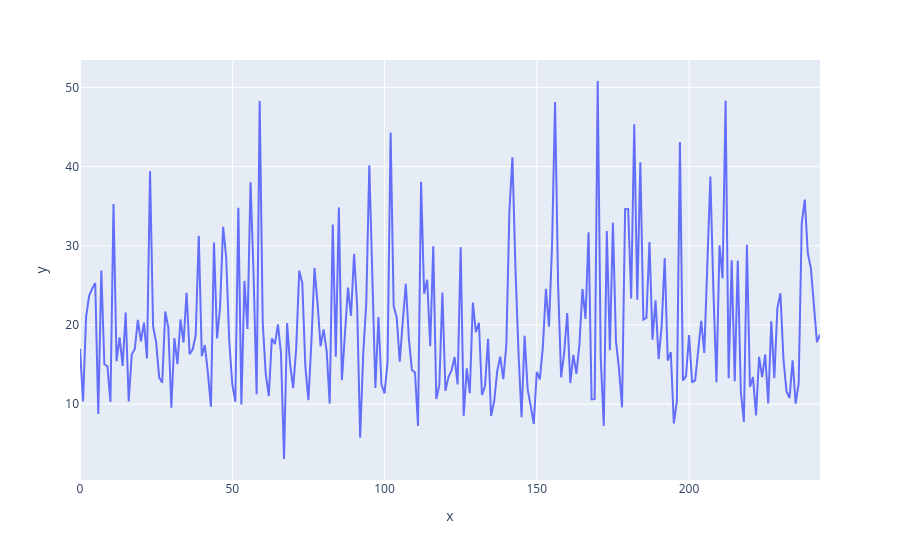

Notebook cell for this chart:
### Code cell
px.line(y=df['total_bill'])

### Figure 1 — Plotly figure (JSON) as saved in the notebook; plotly's stock layout.template omitted (floating-point values rounded to 4 significant figures; data arrays with more than 128 entries replaced by an {"elided": "..."} marker saying what was removed)
{"data": [{"hovertemplate": "x=%{x}<br>y=%{y}<extra></extra>", "legendgroup": "", "line": {"color": "#636efa", "dash": "solid"}, "marker": {"symbol": "circle"}, "mode": "lines", "name": "", "orientation": "v", "showlegend": false, "type": "scatter", "x": {"elided": "244 int values"}, "xaxis": "x", "y": {"elided": "244 float values"}, "yaxis": "y"}], "layout": {"legend": {"tracegroupgap": 0}, "margin": {"t": 60}, "xaxis": {"anchor": "y", "domain": [0, 1], "title": {"text": "x"}}, "yaxis": {"anchor": "x", "domain": [0, 1], "title": {"text": "y"}}}}
